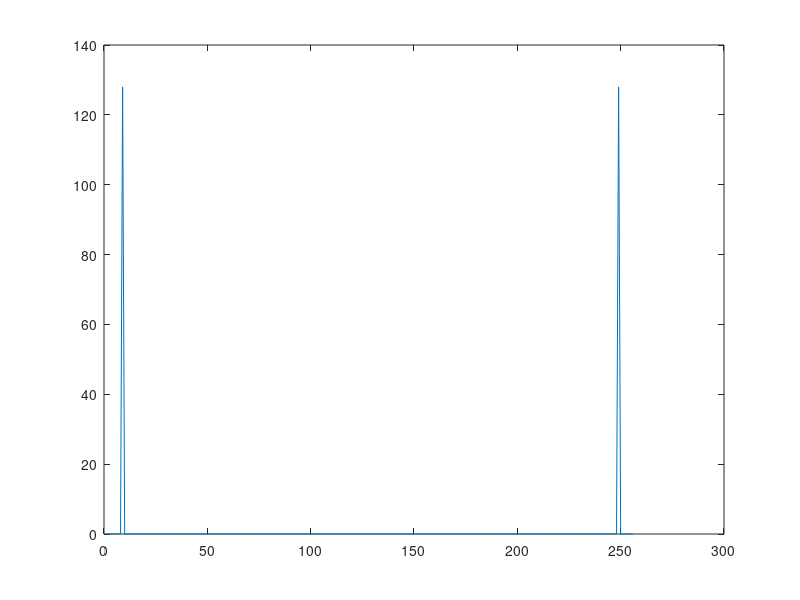
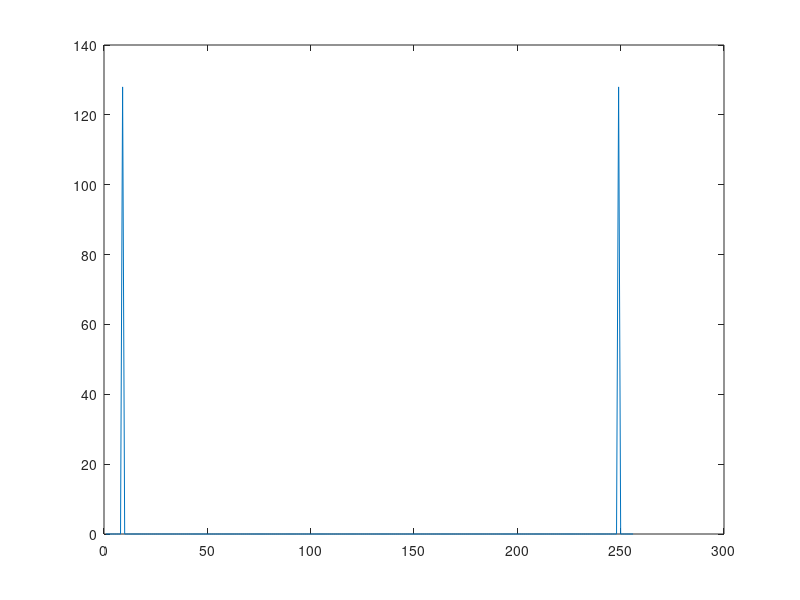
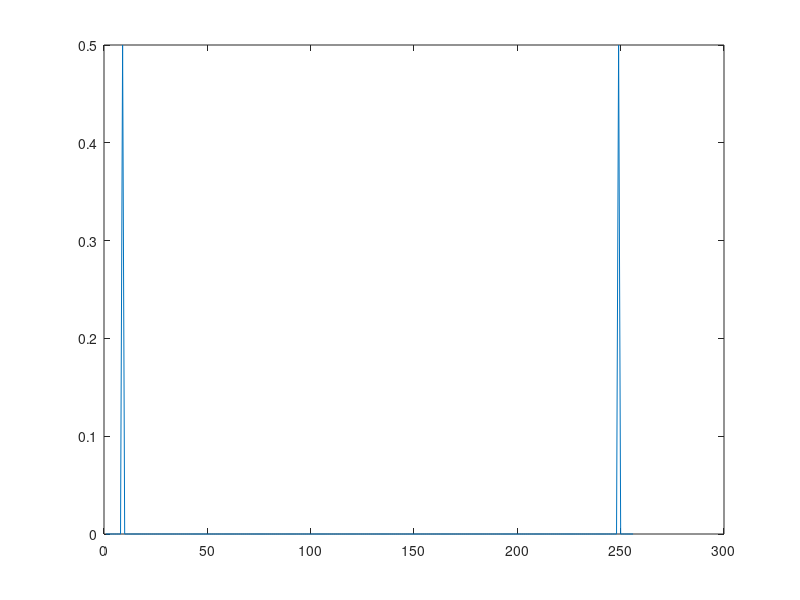
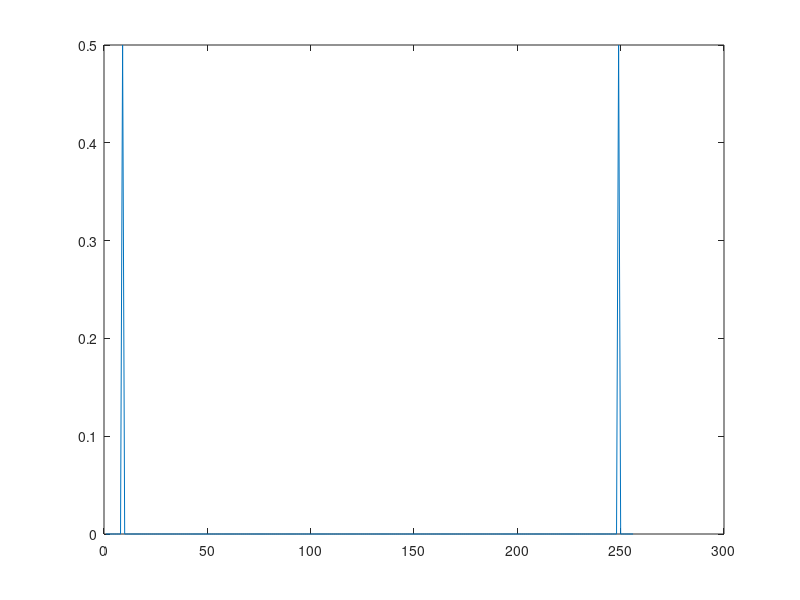

Here is the MATLAB script that generated these plots, in order:
% Sine Wave Windowed FFT
clc;
clear all;
close all;

data = load('FFTOut.csv');
sinewave0 = load('sinewave0.csv');
snfft = data(1:256,:);

num_secs = 10;
a = 8;
b = 128;
t = 0:0.001:num_secs;
n = 0:num_secs*b;
total = num_secs*b;
size = 640;
fft_window = 256;
fft_inc = 16;

sn = sinewave0(2:end,3:end);

offset = (total/2)-(size/2);
k=1;
newsignal = zeros(24,fft_window);
for i=offset+1:fft_inc:offset+size-fft_window-1
    n=1;
    for j=i+1:i+fft_window-1
        newsignal(k,n)=sn(j);
        n=n+1;
    end
    k=k+1;
end
rotate = newsignal';
y = fft(rotate); 
snfft0 = snfft(:,1:2:end)+1j*(snfft(:,2:2:end));
z=y';
plot(1:fft_window, abs(z(1,:)));
figure();
w = snfft0';
plot(1:fft_window, abs(w(1,:)));

pxx = abs(w(1,:)).^2 * (1/128)^2 / 2;
figure();
plot(1:length(w(1,:)),pxx);

raw = load('raw.csv');
figure();
plot(1:fft_window,raw);

